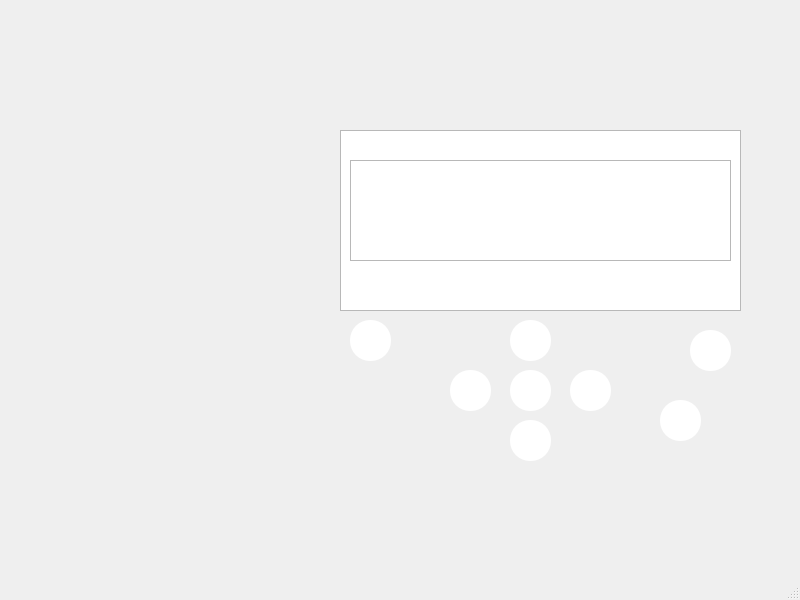
<?xml version="1.0" encoding="UTF-8"?>
<ui version="4.0">
 <class>MainWindow</class>
 <widget class="QMainWindow" name="MainWindow">
  <property name="geometry">
   <rect>
    <x>0</x>
    <y>0</y>
    <width>800</width>
    <height>600</height>
   </rect>
  </property>
  <property name="windowTitle">
   <string>MainWindow</string>
  </property>
  <widget class="QWidget" name="centralwidget">
   <widget class="QLabel" name="label">
    <property name="geometry">
     <rect>
      <x>280</x>
      <y>-30</y>
      <width>521</width>
      <height>641</height>
     </rect>
    </property>
    <property name="styleSheet">
     <string notr="true">image: url(:/res/overlay/Buttonless.png);</string>
    </property>
    <property name="text">
     <string/>
    </property>
   </widget>
   <widget class="QLabel" name="label_7">
    <property name="geometry">
     <rect>
      <x>360</x>
      <y>320</y>
      <width>54</width>
      <height>17</height>
     </rect>
    </property>
    <property name="text">
     <string/>
    </property>
   </widget>
   <widget class="QGraphicsView" name="screenDisplay">
    <property name="geometry">
     <rect>
      <x>340</x>
      <y>130</y>
      <width>401</width>
      <height>181</height>
     </rect>
    </property>
   </widget>
   <widget class="QPushButton" name="upButton">
    <property name="geometry">
     <rect>
      <x>510</x>
      <y>320</y>
      <width>41</width>
      <height>41</height>
     </rect>
    </property>
    <property name="styleSheet">
     <string notr="true">QPushButton {
image: url(:/res/buttons/upButton.svg);
background-color: #ffffff;
border-radius: 20px;
}
</string>
    </property>
    <property name="text">
     <string/>
    </property>
   </widget>
   <widget class="QPushButton" name="leftButton">
    <property name="geometry">
     <rect>
      <x>450</x>
      <y>370</y>
      <width>41</width>
      <height>41</height>
     </rect>
    </property>
    <property name="styleSheet">
     <string notr="true">QPushButton {
	image: url(:/res/buttons/leftButton.svg);
background-color: #ffffff;
border-radius: 20px;
}
</string>
    </property>
    <property name="text">
     <string/>
    </property>
   </widget>
   <widget class="QPushButton" name="downButton">
    <property name="geometry">
     <rect>
      <x>510</x>
      <y>420</y>
      <width>41</width>
      <height>41</height>
     </rect>
    </property>
    <property name="styleSheet">
     <string notr="true">QPushButton {
	image: url(:/res/buttons/downButton.svg);
background-color: #ffffff;
border-radius: 20px;
}
</string>
    </property>
    <property name="text">
     <string/>
    </property>
   </widget>
   <widget class="QPushButton" name="okButton">
    <property name="geometry">
     <rect>
      <x>510</x>
      <y>370</y>
      <width>41</width>
      <height>41</height>
     </rect>
    </property>
    <property name="styleSheet">
     <string notr="true">QPushButton {
	image: url(:/res/buttons/okButton.svg);
background-color: #ffffff;
border-radius: 20px;
}
</string>
    </property>
    <property name="text">
     <string/>
    </property>
   </widget>
   <widget class="QPushButton" name="rightButton">
    <property name="geometry">
     <rect>
      <x>570</x>
      <y>370</y>
      <width>41</width>
      <height>41</height>
     </rect>
    </property>
    <property name="styleSheet">
     <string notr="true">QPushButton {
	image: url(:/res/buttons/rightButton.svg);
background-color: #ffffff;
border-radius: 20px;
}
</string>
    </property>
    <property name="text">
     <string/>
    </property>
   </widget>
   <widget class="QPushButton" name="menuButton">
    <property name="geometry">
     <rect>
      <x>690</x>
      <y>330</y>
      <width>41</width>
      <height>41</height>
     </rect>
    </property>
    <property name="styleSheet">
     <string notr="true">QPushButton {
	image: url(:/res/buttons/menuButton.svg);
background-color: #ffffff;
border-radius: 20px;
}
</string>
    </property>
    <property name="text">
     <string/>
    </property>
   </widget>
   <widget class="QPushButton" name="backButton">
    <property name="geometry">
     <rect>
      <x>350</x>
      <y>320</y>
      <width>41</width>
      <height>41</height>
     </rect>
    </property>
    <property name="styleSheet">
     <string notr="true">QPushButton {
	image: url(:/res/buttons/backButton.svg);
background-color: #ffffff;
border-radius: 20px;
}
</string>
    </property>
    <property name="text">
     <string/>
    </property>
   </widget>
   <widget class="QPushButton" name="powerButton">
    <property name="geometry">
     <rect>
      <x>660</x>
      <y>400</y>
      <width>41</width>
      <height>41</height>
     </rect>
    </property>
    <property name="styleSheet">
     <string notr="true">QPushButton {
	image: url(:/res/buttons/powerButton.svg);
background-color: #ffffff;
border-radius: 20px;
}

</string>
    </property>
    <property name="text">
     <string/>
    </property>
   </widget>
   <widget class="QWidget" name="mainMenu" native="true">
    <property name="geometry">
     <rect>
      <x>350</x>
      <y>160</y>
      <width>381</width>
      <height>111</height>
     </rect>
    </property>
    <widget class="QListWidget" name="mainListWidget">
     <property name="geometry">
      <rect>
       <x>0</x>
       <y>0</y>
       <width>381</width>
       <height>101</height>
      </rect>
     </property>
    </widget>
   </widget>
   <zorder>label_7</zorder>
   <zorder>label</zorder>
   <zorder>screenDisplay</zorder>
   <zorder>upButton</zorder>
   <zorder>leftButton</zorder>
   <zorder>downButton</zorder>
   <zorder>okButton</zorder>
   <zorder>rightButton</zorder>
   <zorder>menuButton</zorder>
   <zorder>backButton</zorder>
   <zorder>powerButton</zorder>
   <zorder>mainMenu</zorder>
  </widget>
  <widget class="QMenuBar" name="menubar">
   <property name="geometry">
    <rect>
     <x>0</x>
     <y>0</y>
     <width>800</width>
     <height>22</height>
    </rect>
   </property>
  </widget>
  <widget class="QStatusBar" name="statusbar"/>
 </widget>
 <resources/>
 <connections/>
</ui>
